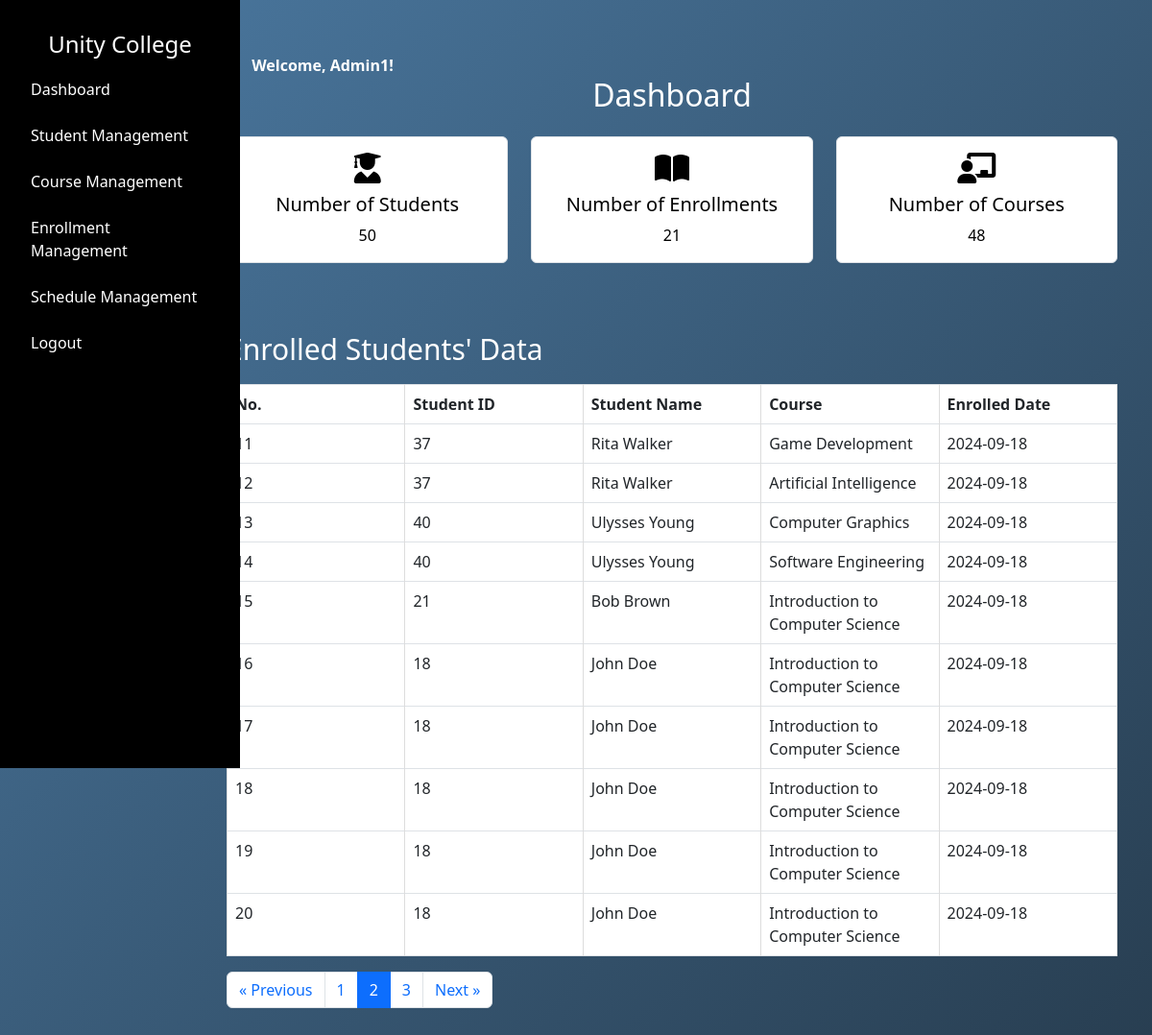
/admin/dashboard?page=2 (signed in), run on an earlier commit of the app's database.
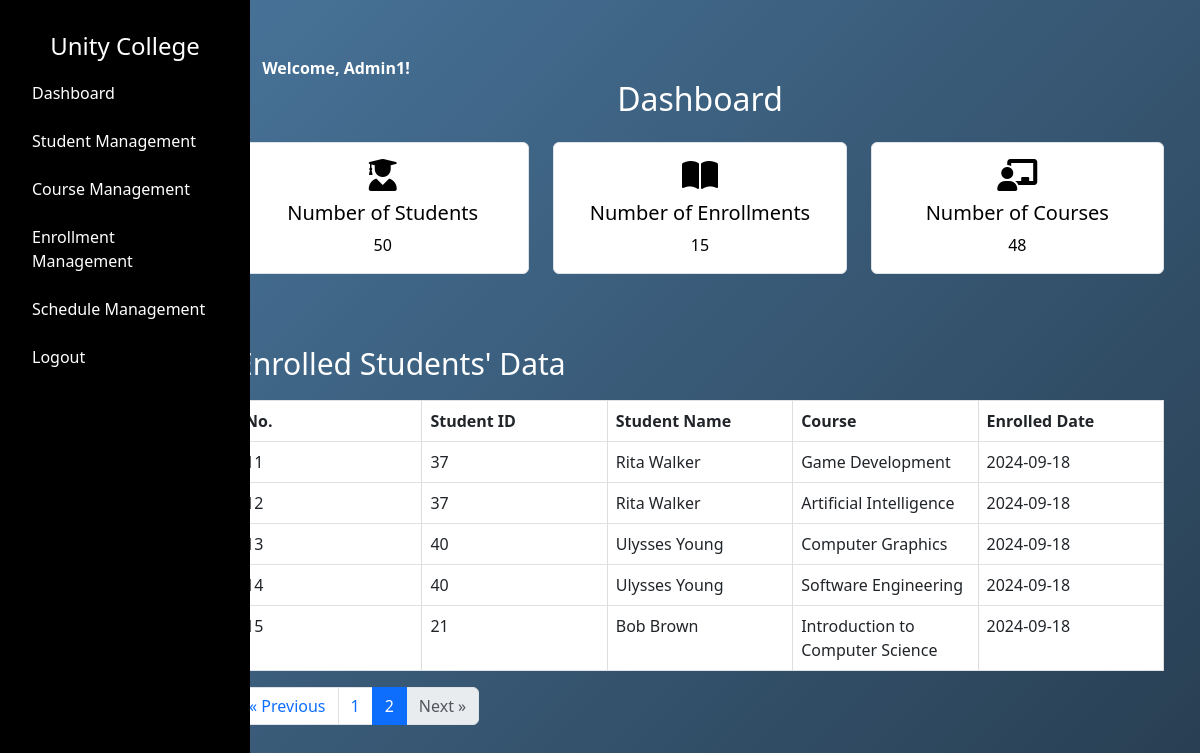
And on a later commit of the database.
### tables this page shows
CREATE TABLE "enrollment" (
    "id" INTEGER PRIMARY KEY AUTOINCREMENT,
    "student_id" INTEGER NOT NULL,
    "course_id" INTEGER NOT NULL,
    "enroll_date" DATE NOT NULL,
    FOREIGN KEY("student_id") REFERENCES "student"("id") ON DELETE RESTRICT,
    FOREIGN KEY("course_id") REFERENCES "course"("id") ON DELETE RESTRICT
);

CREATE TABLE "student" (
    "id" INTEGER PRIMARY KEY AUTOINCREMENT,
    "first_name" TEXT NOT NULL,
    "last_name" TEXT NOT NULL,
    "phone" INTEGER NOT NULL,
    "email" TEXT NOT NULL UNIQUE,
    "address" TEXT NOT NULL,
    "password" TEXT NOT NULL
);

CREATE TABLE "course" (
    "id" INTEGER PRIMARY KEY AUTOINCREMENT,
    "name" TEXT NOT NULL,
    "image" TEXT NOT NULL,
    "description" TEXT NOT NULL,
    "credits" INTEGER NOT NULL,
    "lecturer" TEXT NOT NULL
);

### app.py (the view)
@app.route("/admin/dashboard")
def admin_dashboard():
    if 'admin_uid' not in session or session.get('user_type') != 'admin':
        return redirect(url_for('admin_login'))
    first_name = session.get('first_name')
    admin_uid = session.get('admin_uid')
    try:
        total_students = query_db("SELECT COUNT(*) FROM student")[0][0]
        total_courses = query_db("SELECT COUNT(*) FROM course")[0][0]
        total_enrollments = query_db("SELECT COUNT(*) FROM enrollment")[0][0]
        page = request.args.get('page', 1, type=int)
        per_page = 10
        offset = (page - 1) * per_page
        enrolled_students = query_db("""
            SELECT
                student.id AS student_id,
                student.first_name || ' ' || student.last_name AS student_name,
                course.name AS course_name,
                enrollment.enroll_date
            FROM enrollment
            JOIN student ON enrollment.student_id = student.id
            JOIN course ON enrollment.course_id = course.id
            LIMIT ? OFFSET ?
        """, (per_page, offset))
        total_enrolled_students = query_db("""
            SELECT COUNT(*)
            FROM enrollment
            JOIN student ON enrollment.student_id = student.id
            JOIN course ON enrollment.course_id = course.id
        """)[0][0]
        total_pages = (total_enrolled_students + per_page - 1) // per_page
    except Exception as e:
        print(traceback.format_exc())
        total_students = total_courses = total_enrollments = 0
        enrolled_students = []
        total_pages = 0
    return render_template(
        "admin/dashboard.html",
        first_name=first_name,
        admin_uid = admin_uid,
        total_students=total_students,
        total_courses=total_courses,
        total_enrollments=total_enrollments,
        enrolled_students=enrolled_students,  # Pass the enrolled students data
        current_page=page,
        total_pages=total_pages
    )

### dbcontroller.py (called while the page is built)
def query_db(query, args=()):
    con = sqlite3.connect('advweb.db')
    cur = con.cursor()
    cur.execute(query, args)
    rv = cur.fetchall()  # Fetch all results
    cur.close()
    con.close()
    return rv

### templates/admin/dashboard.html (shortened to what this page needs)
{% extends '/admin/layout.html' %} {% block content %}
<link
  rel="stylesheet"
  href="https://cdnjs.cloudflare.com/ajax/libs/font-awesome/6.0.0-beta3/css/all.min.css"
/>
<link href="/static/css/admin/dashboard.css" rel="stylesheet" />
<div class="container mt-4">
  {% if admin_uid %}
  <div class="username">
    <span style="color: white">
      <span style="font-weight: bold; color: white"
        >Welcome, {{ first_name }}!</span
      >
    </span>
  </div>
  {% endif %}
  <h2 class="text-center mb-4 dashboardtitle">Dashboard</h2>
  <div class="row">
    <div class="col-12 col-md-4 mb-4">
      <div class="card">
        <div class="card-body">
          <i class="fas fa-user-graduate fa-2x"></i>
          <h5 class="card-title mt-2">Number of Students</h5>
          <p class="card-text">{{ total_students }}</p>
        </div>
      </div>
    </div>
    <div class="col-12 col-md-4 mb-4">
      <div class="card">
        <div class="card-body">
          <i class="fas fa-book-open fa-2x"></i>
          <h5 class="card-title mt-2">Number of Enrollments</h5>
          <p class="card-text">{{ total_enrollments }}</p>
        </div>
      </div>
    </div>
    <div class="col-12 col-md-4 mb-4">
      <div class="card">
        <div class="card-body">
          <i class="fas fa-chalkboard-teacher fa-2x"></i>
          <h5 class="card-title mt-2">Number of Courses</h5>
          <p class="card-text">{{ total_courses }}</p>
        </div>
      </div>
    </div>
  </div>
  <div class="row mt-5">
    <div class="col-12">
      <h3 class="tabletitle">Enrolled Students' Data</h3>
      <div class="table-responsive">
        <table class="table table-bordered">
          <thead>
            <tr>
              <th>No.</th>
              <th>Student ID</th>
              <th>Student Name</th>
              <th>Course</th>
              <th>Enrolled Date</th>
            </tr>
          </thead>
          <tbody>
            {% if enrolled_students %} {% for student in enrolled_students %}
            <tr>
              <td>{{ loop.index + (current_page - 1) * 10 }}</td>
              <td>{{ student[0] }}</td>
              <td>{{ student[1] }}</td>
              <td>{{ student[2] }}</td>
              <td>{{ student[3] }}</td>
            </tr>
            {% endfor %} {% else %}
            <tr>
              <td colspan="5" class="text-center">No enrollments found.</td>
            </tr>
            {% endif %}
          </tbody>
        </table>
      </div>
      <nav aria-label="Page navigation" class="pagination-container">
        <ul class="pagination">
          <li class="page-item {% if current_page == 1 %}disabled{% endif %}">
            <a
              class="page-link"
              href="{{ url_for('admin_dashboard', page=current_page-1) }}"
              aria-label="Previous"
            >
              <span aria-hidden="true">&laquo;</span> Previous
            </a>
          </li>
          {% set page_range = [current_page - 1, current_page, current_page + 1]
          %} {% for p in page_range %} {% if p > 0 and p <= total_pages %}
          <li class="page-item {% if p == current_page %}active{% endif %}">
            <a class="page-link" href="{{ url_for('admin_dashboard', page=p) }}"
              >{{ p }}</a
            >
          </li>
          {% endif %} {% endfor %}
          <li
            class="page-item {% if current_page == total_pages %}disabled{% endif %}"
          >
            <a
              class="page-link"
              href="{{ url_for('admin_dashboard', page=current_page+1) }}"
              aria-label="Next"
            >
              Next <span aria-hidden="true">&raquo;</span>
            </a>
          </li>
        </ul>
      </nav>
    </div>
  </div>
</div>
{% endblock %}

### templates/admin/layout.html (shortened to what this page needs)
<!DOCTYPE html>
<html lang="en">
  <head>
    <link href="/static/css/admin/layout.css" rel="stylesheet" />
    <link
      href="https://cdn.jsdelivr.net/npm/bootstrap@5.3.0/dist/css/bootstrap.min.css"
      rel="stylesheet"
    />
    <link
      href="https://cdnjs.cloudflare.com/ajax/libs/font-awesome/6.0.0-beta3/css/all.min.css"
      rel="stylesheet"
    />
  </head>
  <body>
    <div class="container-fluid">
      <div class="row">
        <nav id="sidebar" class="col-md-3 col-lg-2 d-md-block custom-sidebar">
          <div class="position-sticky">
            <h4 class="text-center mt-3">Unity College</h4>
            <ul class="nav flex-column">
              <li class="nav-item">
                <a
                  class="nav-link active"
                  href="{{ url_for('admin_dashboard') }}"
                  >Dashboard</a
                >
              </li>
              <li class="nav-item">
                <a class="nav-link" href="{{ url_for('admin_view_students') }}"
                  >Student Management</a
                >
              </li>
              <li class="nav-item">
                <a class="nav-link" href="{{ url_for('admin_view_courses') }}"
                  >Course Management</a
                >
              </li>
              <li class="nav-item">
                <a class="nav-link" href="{{url_for('admin_view_enrollment')}}"
                  >Enrollment Management</a
                >
              </li>
              <li class="nav-item">
                <a class="nav-link" href="{{url_for('admin_view_schedules')}}"
                  >Schedule Management</a
                >
              </li>
              <li class="nav-item">
                {% if admin_uid %}
                <a class="nav-link" href="{{ url_for('admin_logout') }}"
                  >Logout</a
                >
                {% else %}
                <a class="nav-link" href="{{ url_for('admin_login') }}"
                  >Login</a
                >
                {% endif %}
              </li>
            </ul>
          </div>
        </nav>
        <main class="col-md-9 ms-sm-auto col-lg-10 px-4 main-content">
          {% block content %}{% endblock %}
        </main>
      </div>
    </div>
  </body>
</html>

### static/css/admin/layout.css (style rules this page uses)
body { font-family: Arial, sans-serif; margin: 0; background: linear-gradient(135deg, #4b79a1 0%, #283e51 100%) no-repeat center center fixed; }
#sidebar.custom-sidebar { background: black; color: #ffffff; height: 100vh; padding-top: 1rem; position: fixed; top: 0; left: 0; width: 250px; transition: transform 0.3s ease, width 0.3s ease; transform: translateX(0); z-index: 1000; }
#sidebar.custom-sidebar .nav-link { color: #ffffff; padding: 0.75rem 1.25rem; transition: background-color 0.3s ease; }
.main-content { margin-left: 250px; padding: 2rem; transition: margin-left 0.3s ease, padding 0.3s ease; }

### static/css/admin/dashboard.css (style rules this page uses)
.card { border: 1px solid #dee2e6; border-radius: 0.375rem; background-color: white; color: black; display: flex; flex-direction: column; align-items: center; justify-content: center; max-width: 300px; margin: 0 auto; }
.card-body { text-align: center; color: inherit; }
.card-title { font-size: 20px; }
.tabletitle { font-size: 30px; color: white; }
table { width: 90%; border-collapse: collapse; margin: 10px auto; table-layout: fixed; }
th, td { padding: 4px; text-align: left; border: 1px solid #ddd; }
th { background-color: #f2f2f2; }
tr:nth-child(even) { background-color: #f9f9f9; }
.table-responsive { overflow-x: auto; }
.dashboardtitle { color: white; }
a { text-decoration: none; }

What changed in the data, as far as the page shows it:
removed enrollment: student "18", student "John Doe", name "Introduction to Computer Science", enroll_date "2024-09-18"
removed enrollment: student "18", student "John Doe", name "Introduction to Computer Science", enroll_date "2024-09-18"
removed enrollment: student "18", student "John Doe", name "Introduction to Computer Science", enroll_date "2024-09-18"
removed enrollment: student "18", student "John Doe", name "Introduction to Computer Science", enroll_date "2024-09-18"
removed enrollment: student "18", student "John Doe", name "Introduction to Computer Science", enroll_date "2024-09-18"
Also different on the page:
{{ total_enrollments }}: "21" → "15"
list line gone: "3"
